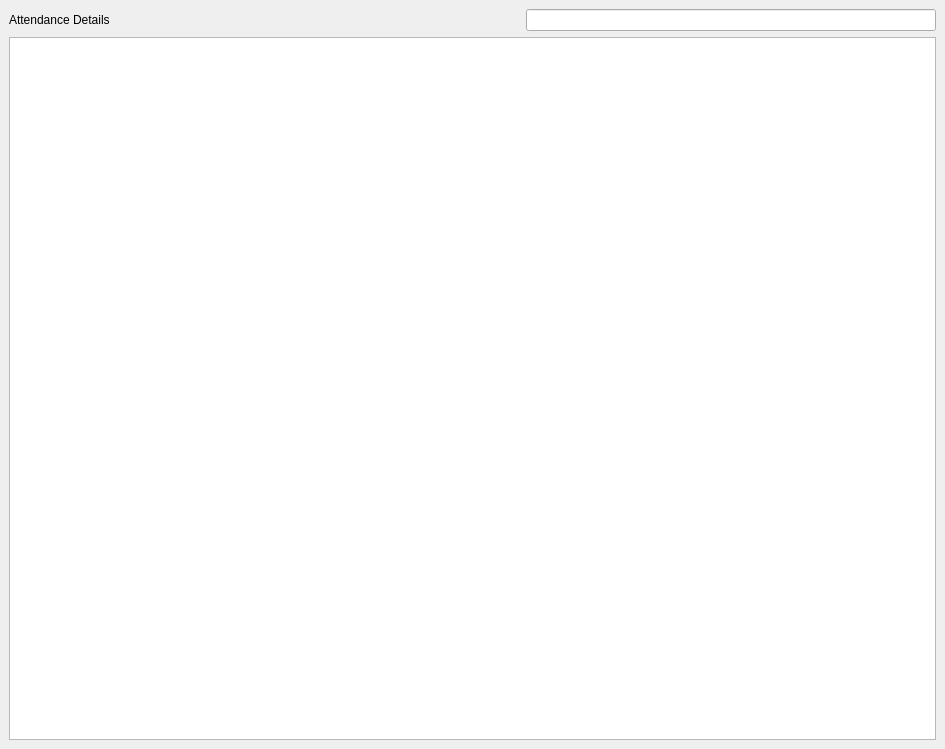
<?xml version="1.0" encoding="UTF-8"?>
<ui version="4.0">
 <class>AttendanceDetailsWindow</class>
 <widget class="QMainWindow" name="AttendanceDetailsWindow">
  <property name="geometry">
   <rect>
    <x>0</x>
    <y>0</y>
    <width>945</width>
    <height>749</height>
   </rect>
  </property>
  <property name="windowTitle">
   <string>MainWindow</string>
  </property>
  <widget class="QWidget" name="centralwidget">
   <layout class="QHBoxLayout" name="horizontalLayout">
    <item>
     <layout class="QVBoxLayout" name="mainLayout" stretch="2,10">
      <item>
       <layout class="QHBoxLayout" name="titleLayout">
        <item>
         <widget class="QLabel" name="label">
          <property name="text">
           <string>Attendance Details</string>
          </property>
         </widget>
        </item>
        <item>
         <spacer name="horizontalSpacer">
          <property name="orientation">
           <enum>Qt::Horizontal</enum>
          </property>
          <property name="sizeHint" stdset="0">
           <size>
            <width>40</width>
            <height>20</height>
           </size>
          </property>
         </spacer>
        </item>
        <item>
         <widget class="QLineEdit" name="dateField"/>
        </item>
       </layout>
      </item>
      <item>
       <layout class="QVBoxLayout" name="verticalLayout">
        <item>
         <widget class="QTableView" name="tableView"/>
        </item>
       </layout>
      </item>
     </layout>
    </item>
   </layout>
  </widget>
 </widget>
 <resources/>
 <connections/>
</ui>
